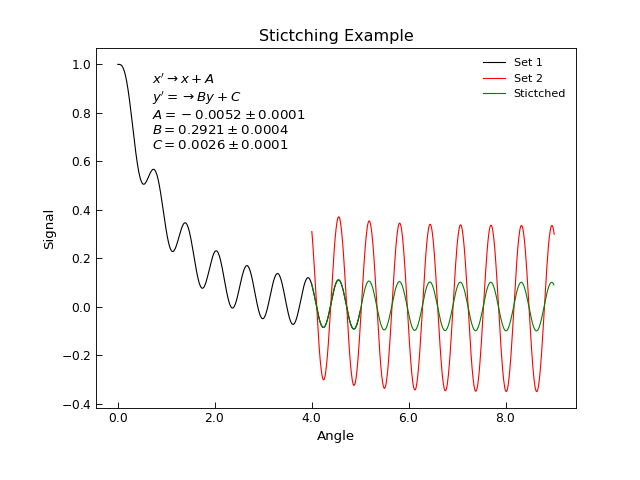

The script that drew this image:
"Scale data to stitch it together."
from Stoner import Data

from Stoner.Util import format_error
import matplotlib.pyplot as plt

# Load and plot two sets of data
s1=Data("Stitch-scan1.txt",setas="xy")
s2=Data("Stitch-scan2.txt",setas="xy")
s1.plot(label="Set 1")
s2.fig=s1.fig
s2.plot(label="Set 2")
#Stitch scan 2 onto scan 1
s2.stitch(s1)

s2.plot(label="Stictched")
s2.title="Stictching Example"

#Tidy up the plot by adding annotation fo the stirching co-efficients
labels=["A","B","C"]
txt=[]
lead=r"$x'\rightarrow x+A$"+"\n"+r"$y'=\rightarrow By+C$"+"\n"
for l,v,e in zip(labels,s2["Stitching Coefficients"],s2["Stitching Coeffient Errors"]):
    txt.append(format_error(v,e,latex=True,prefix=l+"="))
plt.text(0.7,0.65,lead+"\n".join(txt))
plt.draw()
